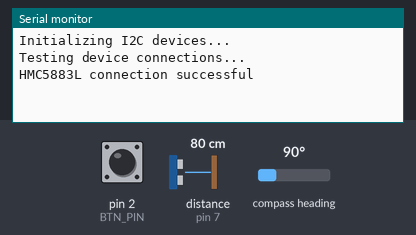
This sketch was run on a simulated Arduino Uno, built with avr-gcc and run on an emulated ATmega328P. Shown: the last lines printed to the serial monitor. Inputs (shaded band) come from the test bench; at power-on: pin 2 (BTN_PIN) LOW, distance to the obstacle (sensor on pin 7) 80 cm, compass heading 90°. The echo pulse lasts 58.3 µs per cm.

Above: at 1.2 s.
1.3 s: pin 2 (BTN_PIN) pulled HIGH for 0.15 s
At 2.5 s:
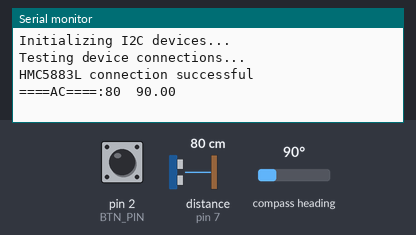
2.9 s: pin 2 (BTN_PIN) pulled HIGH for 1 s
At 4.0 s:
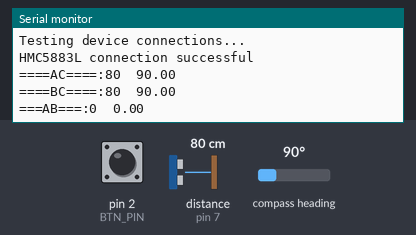
5.4 s: pin 2 (BTN_PIN) pulled HIGH for 0.15 s
At 7.0 s:
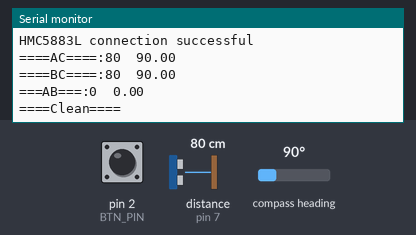

The sketch:

6-11_Magnetometer_Angle_and_distance.ino
```cpp
#include "Wire.h"
#include "I2Cdev.h"
#include "HMC5883L.h"
#define echoPin 7
#define trigPin 8
#define BTN_PIN 2
long a,b,c;
float da,db;
HMC5883L mag;
int16_t mx, my, mz;

int state=0;
int last=0;
int counter=0;

long getdistance()
{
  long duration,distance;
  digitalWrite(trigPin,LOW);
  delayMicroseconds(2);
  digitalWrite(trigPin,HIGH);
  delayMicroseconds(10);
  digitalWrite(trigPin,LOW);
  duration=pulseIn(echoPin,HIGH);
  distance=duration/58.2;
  return distance;
}
void setup()
{
  Wire.begin();
  Serial.begin(38400);
  pinMode(trigPin,OUTPUT);
  pinMode(echoPin,INPUT);
  pinMode(BTN_PIN,INPUT);
  Serial.println("Initializing I2C devices...");
  mag.initialize();
  Serial.println("Testing device connections...");
  Serial.println(mag.testConnection() ? "HMC5883L connection successful" :
  "HMC5883L connection failed"); // Conditional Operator
}
void loop() {
  mag.getHeading(&mx, &my, &mz);
  /*
  Serial.print("mag:\t");
  Serial.print(mx); Serial.print("\t");
  Serial.print(my); Serial.print("\t");
  Serial.print(mz); Serial.print("\t");
  */
  float heading = atan2(my, mx);
  if(heading < 0)
  heading += 2 * M_PI;
  float d=heading * 180/M_PI;

  state=digitalRead(BTN_PIN);
  if(state!=last)
  {
    if(state==HIGH)
    {
      counter++;
      if(counter==1)
      {
        Serial.print("====AC====:");
        b=getdistance();
        da=d;
        Serial.print(b);
        Serial.print("\t");
        Serial.println(da);
      }
      else if(counter==2)
      {
        Serial.print("====BC====:");
        a=getdistance();
        db=d;
        Serial.print(a);
        Serial.print("\t");
        Serial.println(db);
        Serial.print("===AB===:");
        float theta=abs(db-da);
        c=sqrt(pow(a,2)+pow(b,2)-2*a*b*cos(theta));
        Serial.print(c);
        Serial.print("\t");
        Serial.println(theta);
      }
      else if(counter==3)
      {
        Serial.println("====Clean====");
        counter=0;
      }
    }
    delay(50);
  }
  last=state;

  delay(100);

}
```

Measured:
- after the input at 1.3 s, the serial monitor: prints a new line at once (image 1)
- after the input at 2.9 s, the serial monitor: prints a new line after 0.05 s (image 2)
- after the input at 5.4 s, the serial monitor: prints a new line after 0.09 s (image 3)
